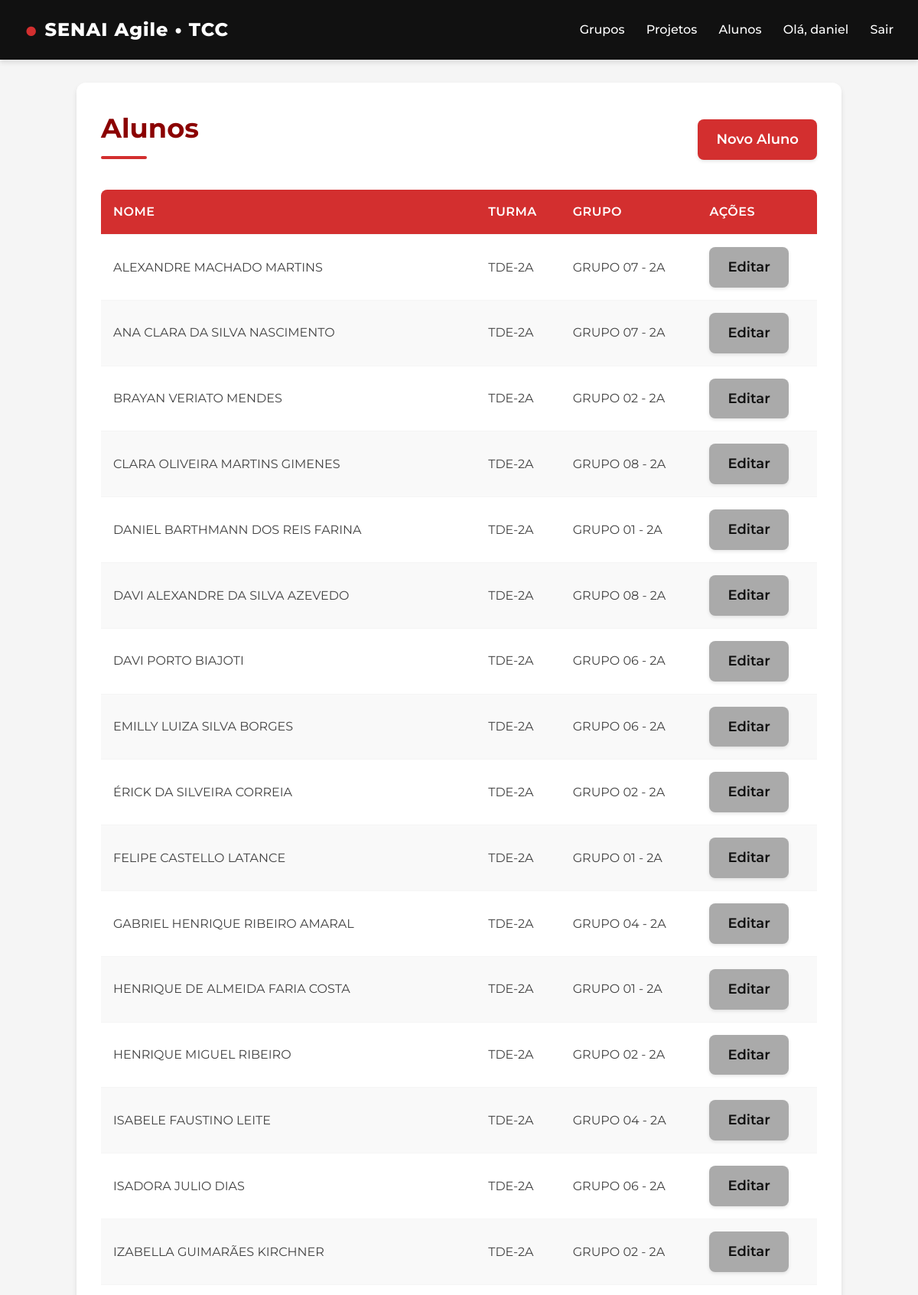
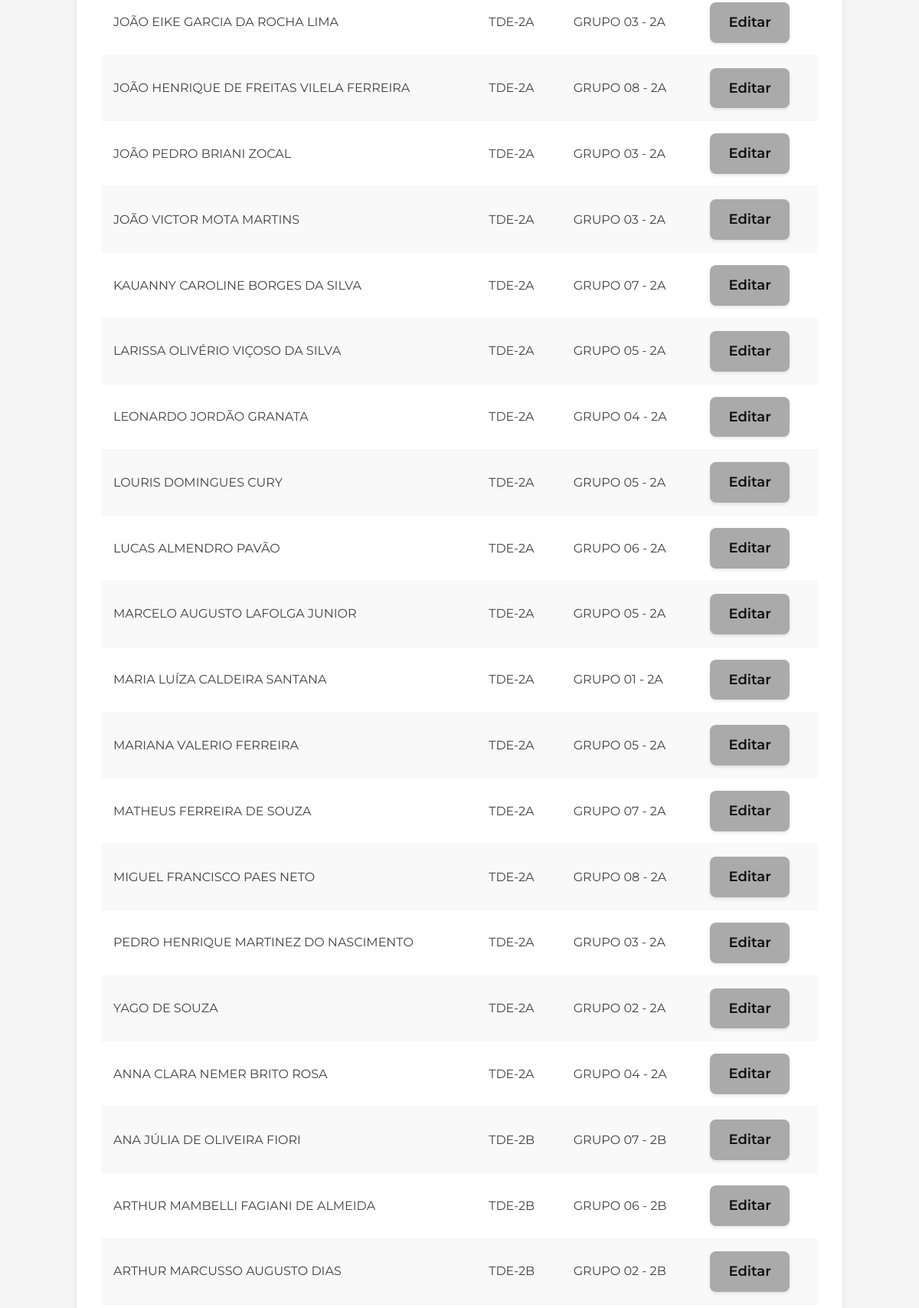
The app's page /produtividade/alunos/ (signed in, upper part) with its own data (2 pictures, top to bottom).
### produtividade/models.py (models this page shows, shortened)
class Student(models.Model):
    nome = models.CharField(max_length=120)
    turma = models.CharField(max_length=50)  # <— antes era email
    grupo = models.ForeignKey(Group, on_delete=models.SET_NULL, null=True, blank=True, related_name='alunos')

class Group(models.Model):
    nome = models.CharField(max_length=100)
    descricao = models.TextField(blank=True)
    def __str__(self):
        return self.nome

### produtividade/views.py (the view)
# urls.py: path('alunos/', views.StudentListView.as_view(), name='student_list'),
class StudentListView(LoginRequiredMixin, ListView):
    model = Student
    template_name = 'produtividade/student_list.html'
    context_object_name = 'alunos'

### produtividade/templates/produtividade/student_list.html (shortened to what this page needs)
{% extends 'produtividade/base.html' %}
{% block content %}
  <div class="list-header">
    <h1>Alunos</h1>
    <a class="btn primary" href="{% url 'produtividade:student_create' %}">Novo Aluno</a>
  </div>
  <table class="table">
   <thead>
  <tr><th>Nome</th><th>Turma</th><th>Grupo</th><th>Ações</th></tr>
</thead>
<tbody>
  {% for a in alunos %}
    <tr>
      <td>{{ a.nome }}</td>
      <td>{{ a.turma }}</td>
      <td>{{ a.grupo }}</td>
      <td><a class="btn" href="{% url 'produtividade:student_update' a.id %}">Editar</a></td>
    </tr>
  {% empty %}
    <tr><td colspan="4">Nenhum aluno cadastrado.</td></tr>
  {% endfor %}
</tbody>
  </table>
{% endblock %}

### produtividade/templates/produtividade/base.html (shortened to what this page needs)
<!DOCTYPE html>
{% load static %}
<html lang="pt-br">
<head>
  <link rel="stylesheet" href="{% static 'produtividade/styles.css' %}">
</head>
<body>
  <header class="topbar">
    <div class="logo">SENAI Agile • TCC</div>
    <nav class="nav">
      <a href="{% url 'produtividade:group_list' %}">Grupos</a>
      <a href="{% url 'produtividade:project_list' %}">Projetos</a>
      <a href="{% url 'produtividade:student_list' %}">Alunos</a>
      {% if user.is_authenticated %}
        <span class="user">Olá, {{ user.get_username }}</span>
        <a class="logout" href="{% url 'logout' %}">Sair</a>
      {% else %}
        <a class="login" href="{% url 'login' %}">Entrar</a>
      {% endif %}
    </nav>
  </header>
  <main class="container">
    {% block content %}{% endblock %}
  </main>
</body>
</html>

### produtividade/static/produtividade/styles.css (style rules this page uses)
:root { --red-dark: #8B0000; --red-primary: #d32f2f; --red-light: #ff6659; --red-accent: #ff5252; --black: #111111; --gray-dark: #424242; --gray-medium: #757575; --gray-light: #f5f5f5; --white: #ffffff; --shadow: 0 4px 6px rgba(0, 0, 0, 0.1); --transition: all 0.3s ease; }
* { box-sizing: border-box; margin: 0; padding: 0; }
body { background: var(--gray-light); color: var(--gray-dark); font-family: 'Montserrat', sans-serif; line-height: 1.6; }
.topbar { background: var(--black); color: var(--white); display: flex; align-items: center; justify-content: space-between; padding: 16px 32px; box-shadow: var(--shadow); position: sticky; top: 0; z-index: 100; }
.topbar .logo { font-weight: 800; letter-spacing: 1px; font-size: 1.5rem; color: var(--white); display: flex; align-items: center; }
.logo::before { content: "●"; color: var(--red-primary); font-size: 1.8rem; margin-right: 8px; }
.topbar .nav a, .topbar .nav span { color: var(--white); text-decoration: none; margin-left: 24px; font-weight: 500; transition: var(--transition); position: relative; padding: 6px 0; }
.topbar .nav a::after { content: ''; position: absolute; width: 0; height: 2px; bottom: 0; left: 0; background-color: var(--red-light); transition: var(--transition); }
.container { margin: 30px 100px; background: var(--white); padding: 32px; border-radius: 12px; box-shadow: var(--shadow); }
.btn { display: inline-block; padding: 12px 24px; border-radius: 8px; background: #aaa; text-decoration: none; color: var(--black); border: none; cursor: pointer; font-weight: 600; transition: var(--transition); box-shadow: 0 2px 4px rgba(0, 0, 0, 0.1); font-family: 'Montserrat', sans-serif; font-size: large; }
.btn.primary { background: var(--red-primary); color: var(--white); }
.table { width: 100%; border-collapse: collapse; margin: 24px 0; border-radius: 8px; overflow: hidden; }
.table th, .table td { padding: 16px; border-bottom: 1px solid var(--gray-light); text-align: left; }
.table th { background: var(--red-primary); color: var(--white); font-weight: 600; text-transform: uppercase; letter-spacing: 0.5px; }
.table tr:nth-child(even) { background-color: #f9f9f9; }
.list-header { display: flex; align-items: center; justify-content: space-between; margin-bottom: 24px; }
h1, h2, h3, h4 { color: var(--black); margin-bottom: 16px; }
h1 { font-size: 2.2rem; color: var(--red-dark); position: relative; padding-bottom: 12px; }
h1::after { content: ''; position: absolute; left: 0; bottom: 0; width: 60px; height: 4px; background: var(--red-primary); border-radius: 2px; }
html, body { height: 100%; }
body { min-height: 100vh; display: flex; flex-direction: column; }
main.container { flex: 1 0 auto; }

### records on screen
Student: nome "ALEXANDRE MACHADO MARTINS", turma "TDE-2A", grupo "GRUPO 07 - 2A"
Student: nome "ANA CLARA DA SILVA NASCIMENTO", turma "TDE-2A", grupo "GRUPO 07 - 2A"
Student: nome "BRAYAN VERIATO MENDES", turma "TDE-2A", grupo "GRUPO 02 - 2A"
Student: nome "CLARA OLIVEIRA MARTINS GIMENES", turma "TDE-2A", grupo "GRUPO 08 - 2A"
Student: nome "DANIEL BARTHMANN DOS REIS FARINA", turma "TDE-2A", grupo "GRUPO 01 - 2A"
Student: nome "DAVI ALEXANDRE DA SILVA AZEVEDO", turma "TDE-2A", grupo "GRUPO 08 - 2A"
Student: nome "DAVI PORTO BIAJOTI", turma "TDE-2A", grupo "GRUPO 06 - 2A"
Student: nome "EMILLY LUIZA SILVA BORGES", turma "TDE-2A", grupo "GRUPO 06 - 2A"
Student: nome "ÉRICK DA SILVEIRA CORREIA", turma "TDE-2A", grupo "GRUPO 02 - 2A"
Student: nome "FELIPE CASTELLO LATANCE", turma "TDE-2A", grupo "GRUPO 01 - 2A"
Student: nome "GABRIEL HENRIQUE RIBEIRO AMARAL", turma "TDE-2A", grupo "GRUPO 04 - 2A"
Student: nome "HENRIQUE DE ALMEIDA FARIA COSTA", turma "TDE-2A", grupo "GRUPO 01 - 2A"
Student: nome "HENRIQUE MIGUEL RIBEIRO", turma "TDE-2A", grupo "GRUPO 02 - 2A"
Student: nome "ISABELE FAUSTINO LEITE", turma "TDE-2A", grupo "GRUPO 04 - 2A"
Student: nome "ISADORA JULIO DIAS", turma "TDE-2A", grupo "GRUPO 06 - 2A"
Student: nome "IZABELLA GUIMARÃES KIRCHNER", turma "TDE-2A", grupo "GRUPO 02 - 2A"
Student: nome "JOÃO EIKE GARCIA DA ROCHA LIMA", turma "TDE-2A", grupo "GRUPO 03 - 2A"
Student: nome "JOÃO HENRIQUE DE FREITAS VILELA FERREIRA", turma "TDE-2A", grupo "GRUPO 08 - 2A"
Student: nome "JOÃO PEDRO BRIANI ZOCAL", turma "TDE-2A", grupo "GRUPO 03 - 2A"
Student: nome "JOÃO VICTOR MOTA MARTINS", turma "TDE-2A", grupo "GRUPO 03 - 2A"
Student: nome "KAUANNY CAROLINE BORGES DA SILVA", turma "TDE-2A", grupo "GRUPO 07 - 2A"
Student: nome "LARISSA OLIVÉRIO VIÇOSO DA SILVA", turma "TDE-2A", grupo "GRUPO 05 - 2A"
Student: nome "LEONARDO JORDÃO GRANATA", turma "TDE-2A", grupo "GRUPO 04 - 2A"
Student: nome "LOURIS DOMINGUES CURY", turma "TDE-2A", grupo "GRUPO 05 - 2A"
Student: nome "LUCAS ALMENDRO PAVÃO", turma "TDE-2A", grupo "GRUPO 06 - 2A"
Student: nome "MARCELO AUGUSTO LAFOLGA JUNIOR", turma "TDE-2A", grupo "GRUPO 05 - 2A"
Student: nome "MARIA LUÍZA CALDEIRA SANTANA", turma "TDE-2A", grupo "GRUPO 01 - 2A"
Student: nome "MARIANA VALERIO FERREIRA", turma "TDE-2A", grupo "GRUPO 05 - 2A"
Student: nome "MATHEUS FERREIRA DE SOUZA", turma "TDE-2A", grupo "GRUPO 07 - 2A"
Student: nome "MIGUEL FRANCISCO PAES NETO", turma "TDE-2A", grupo "GRUPO 08 - 2A"
Student: nome "PEDRO HENRIQUE MARTINEZ DO NASCIMENTO", turma "TDE-2A", grupo "GRUPO 03 - 2A"
Student: nome "YAGO DE SOUZA", turma "TDE-2A", grupo "GRUPO 02 - 2A"
Student: nome "ANNA CLARA NEMER BRITO ROSA", turma "TDE-2A", grupo "GRUPO 04 - 2A"
Student: nome "ANA JÚLIA DE OLIVEIRA FIORI", turma "TDE-2B", grupo "GRUPO 07 - 2B"
Student: nome "ARTHUR MAMBELLI FAGIANI DE ALMEIDA", turma "TDE-2B", grupo "GRUPO 06 - 2B"
Student: nome "ARTHUR MARCUSSO AUGUSTO DIAS", turma "TDE-2B", grupo "GRUPO 02 - 2B"

### other values on screen
{{ user.get_username }} "daniel"
